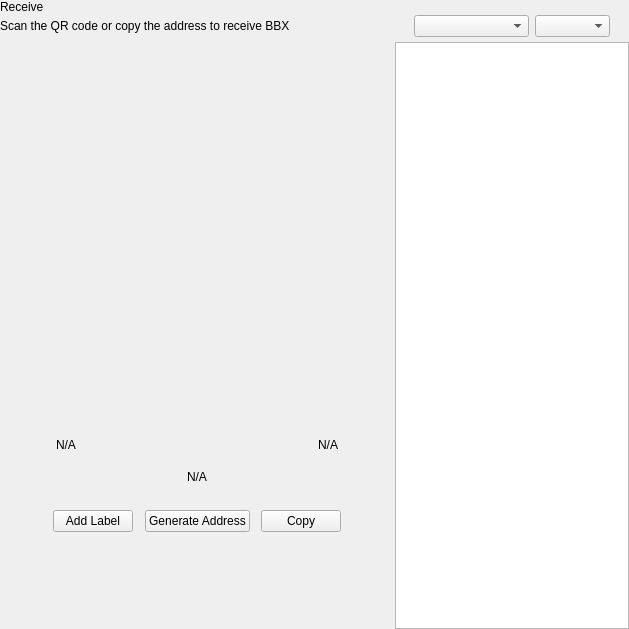
<?xml version="1.0" encoding="UTF-8"?>
<ui version="4.0">
 <class>ReceiveWidget</class>
 <widget class="QWidget" name="ReceiveWidget">
  <property name="geometry">
   <rect>
    <x>0</x>
    <y>0</y>
    <width>629</width>
    <height>629</height>
   </rect>
  </property>
  <property name="minimumSize">
   <size>
    <width>0</width>
    <height>0</height>
   </size>
  </property>
  <property name="windowTitle">
   <string>Form</string>
  </property>
  <layout class="QHBoxLayout" name="horizontalLayout_2" stretch="2,1">
   <property name="spacing">
    <number>0</number>
   </property>
   <property name="leftMargin">
    <number>0</number>
   </property>
   <property name="topMargin">
    <number>0</number>
   </property>
   <property name="rightMargin">
    <number>0</number>
   </property>
   <property name="bottomMargin">
    <number>0</number>
   </property>
   <item>
    <widget class="QWidget" name="left" native="true">
     <layout class="QVBoxLayout" name="verticalLayout_3">
      <property name="leftMargin">
       <number>0</number>
      </property>
      <property name="topMargin">
       <number>0</number>
      </property>
      <property name="rightMargin">
       <number>0</number>
      </property>
      <property name="bottomMargin">
       <number>0</number>
      </property>
      <item>
       <layout class="QVBoxLayout" name="verticalLayout_2">
        <property name="spacing">
         <number>0</number>
        </property>
        <property name="leftMargin">
         <number>0</number>
        </property>
        <item>
         <layout class="QHBoxLayout" name="horizontalLayout_3">
          <property name="spacing">
           <number>0</number>
          </property>
          <item>
           <layout class="QVBoxLayout" name="verticalLayout_4">
            <property name="spacing">
             <number>5</number>
            </property>
            <item>
             <widget class="QLabel" name="labelTitle">
              <property name="text">
               <string>Receive</string>
              </property>
             </widget>
            </item>
            <item alignment="Qt::AlignTop">
             <widget class="QLabel" name="labelSubtitle1">
              <property name="text">
               <string>Scan the QR code or copy the address to receive BBX</string>
              </property>
             </widget>
            </item>
           </layout>
          </item>
          <item>
           <spacer name="horizontalSpacer">
            <property name="orientation">
             <enum>Qt::Horizontal</enum>
            </property>
            <property name="sizeHint" stdset="0">
             <size>
              <width>40</width>
              <height>20</height>
             </size>
            </property>
           </spacer>
          </item>
         </layout>
        </item>
        <item>
         <spacer name="verticalSpacer_2">
          <property name="orientation">
           <enum>Qt::Vertical</enum>
          </property>
          <property name="sizeType">
           <enum>QSizePolicy::Expanding</enum>
          </property>
          <property name="sizeHint" stdset="0">
           <size>
            <width>20</width>
            <height>50</height>
           </size>
          </property>
         </spacer>
        </item>
        <item alignment="Qt::AlignHCenter">
         <widget class="QWidget" name="layoutQR" native="true">
          <property name="maximumSize">
           <size>
            <width>510</width>
            <height>16777215</height>
           </size>
          </property>
          <layout class="QVBoxLayout" name="verticalLayoutQr">
           <item>
            <spacer name="verticalSpacer11">
             <property name="orientation">
              <enum>Qt::Vertical</enum>
             </property>
             <property name="sizeType">
              <enum>QSizePolicy::Fixed</enum>
             </property>
             <property name="sizeHint" stdset="0">
              <size>
               <width>20</width>
               <height>20</height>
              </size>
             </property>
            </spacer>
           </item>
           <item alignment="Qt::AlignHCenter">
            <widget class="QLabel" name="labelQrImg">
             <property name="minimumSize">
              <size>
               <width>260</width>
               <height>260</height>
              </size>
             </property>
             <property name="maximumSize">
              <size>
               <width>260</width>
               <height>260</height>
              </size>
             </property>
             <property name="text">
              <string/>
             </property>
             <property name="alignment">
              <set>Qt::AlignCenter</set>
             </property>
            </widget>
           </item>
           <item>
            <spacer name="verticalSpacer_21">
             <property name="orientation">
              <enum>Qt::Vertical</enum>
             </property>
             <property name="sizeType">
              <enum>QSizePolicy::Fixed</enum>
             </property>
             <property name="sizeHint" stdset="0">
              <size>
               <width>20</width>
               <height>30</height>
              </size>
             </property>
            </spacer>
           </item>
           <item>
            <widget class="QWidget" name="widget" native="true">
             <property name="minimumSize">
              <size>
               <width>0</width>
               <height>0</height>
              </size>
             </property>
             <layout class="QHBoxLayout" name="horizontalLayout_5">
              <item>
               <widget class="QLabel" name="labelLabel">
                <property name="text">
                 <string notr="true">N/A</string>
                </property>
               </widget>
              </item>
              <item>
               <spacer name="horizontalSpacer_2">
                <property name="orientation">
                 <enum>Qt::Horizontal</enum>
                </property>
                <property name="sizeHint" stdset="0">
                 <size>
                  <width>141</width>
                  <height>20</height>
                 </size>
                </property>
               </spacer>
              </item>
              <item>
               <widget class="QLabel" name="labelDate">
                <property name="text">
                 <string notr="true">N/A</string>
                </property>
                <property name="alignment">
                 <set>Qt::AlignRight|Qt::AlignTrailing|Qt::AlignVCenter</set>
                </property>
               </widget>
              </item>
             </layout>
            </widget>
           </item>
           <item>
            <widget class="QLabel" name="labelAddress">
             <property name="sizePolicy">
              <sizepolicy hsizetype="Expanding" vsizetype="Preferred">
               <horstretch>0</horstretch>
               <verstretch>0</verstretch>
              </sizepolicy>
             </property>
             <property name="minimumSize">
              <size>
               <width>300</width>
               <height>0</height>
              </size>
             </property>
             <property name="text">
              <string notr="true">N/A</string>
             </property>
             <property name="alignment">
              <set>Qt::AlignCenter</set>
             </property>
            </widget>
           </item>
           <item>
            <spacer name="verticalSpacer_4">
             <property name="orientation">
              <enum>Qt::Vertical</enum>
             </property>
             <property name="sizeType">
              <enum>QSizePolicy::Fixed</enum>
             </property>
             <property name="sizeHint" stdset="0">
              <size>
               <width>20</width>
               <height>20</height>
              </size>
             </property>
            </spacer>
           </item>
           <item>
            <layout class="QHBoxLayout" name="horizontalLayout_4">
             <item alignment="Qt::AlignHCenter">
              <widget class="QPushButton" name="pushButtonLabel">
               <property name="focusPolicy">
                <enum>Qt::NoFocus</enum>
               </property>
               <property name="text">
                <string>Add Label</string>
               </property>
              </widget>
             </item>
             <item alignment="Qt::AlignHCenter">
              <widget class="QPushButton" name="pushButtonNewAddress">
               <property name="focusPolicy">
                <enum>Qt::NoFocus</enum>
               </property>
               <property name="text">
                <string>Generate Address</string>
               </property>
              </widget>
             </item>
             <item alignment="Qt::AlignHCenter">
              <widget class="QPushButton" name="pushButtonCopy">
               <property name="focusPolicy">
                <enum>Qt::NoFocus</enum>
               </property>
               <property name="text">
                <string>Copy</string>
               </property>
              </widget>
             </item>
            </layout>
           </item>
           <item>
            <spacer name="verticalSpacer_3">
             <property name="orientation">
              <enum>Qt::Vertical</enum>
             </property>
             <property name="sizeType">
              <enum>QSizePolicy::Expanding</enum>
             </property>
             <property name="sizeHint" stdset="0">
              <size>
               <width>20</width>
               <height>20</height>
              </size>
             </property>
            </spacer>
           </item>
          </layout>
         </widget>
        </item>
        <item>
         <spacer name="verticalSpacer">
          <property name="orientation">
           <enum>Qt::Vertical</enum>
          </property>
          <property name="sizeHint" stdset="0">
           <size>
            <width>20</width>
            <height>40</height>
           </size>
          </property>
         </spacer>
        </item>
       </layout>
      </item>
     </layout>
    </widget>
   </item>
   <item>
    <widget class="QWidget" name="right" native="true">
     <layout class="QVBoxLayout" name="verticalLayout_5">
      <property name="spacing">
       <number>0</number>
      </property>
      <property name="leftMargin">
       <number>1</number>
      </property>
      <property name="topMargin">
       <number>0</number>
      </property>
      <property name="rightMargin">
       <number>0</number>
      </property>
      <property name="bottomMargin">
       <number>0</number>
      </property>
      <item>
       <layout class="QVBoxLayout" name="container_right">
        <property name="spacing">
         <number>0</number>
        </property>
        <property name="leftMargin">
         <number>0</number>
        </property>
        <property name="rightMargin">
         <number>0</number>
        </property>
        <item>
         <layout class="QVBoxLayout" name="verticalLayout">
          <property name="spacing">
           <number>6</number>
          </property>
          <property name="leftMargin">
           <number>19</number>
          </property>
          <property name="rightMargin">
           <number>19</number>
          </property>
          <item>
           <widget class="OptionButton" name="btnRequest" native="true"/>
          </item>
          <item>
           <widget class="OptionButton" name="btnMyAddresses" native="true">
            <property name="sizePolicy">
             <sizepolicy hsizetype="Preferred" vsizetype="Minimum">
              <horstretch>0</horstretch>
              <verstretch>0</verstretch>
             </sizepolicy>
            </property>
           </widget>
          </item>
         </layout>
        </item>
        <item>
         <widget class="QWidget" name="sortWidget" native="true">
          <layout class="QHBoxLayout" name="horizontalLayout_6">
           <property name="leftMargin">
            <number>19</number>
           </property>
           <property name="rightMargin">
            <number>19</number>
           </property>
           <property name="bottomMargin">
            <number>5</number>
           </property>
           <item>
            <spacer name="horizontalSpacer_3">
             <property name="orientation">
              <enum>Qt::Horizontal</enum>
             </property>
             <property name="sizeHint" stdset="0">
              <size>
               <width>40</width>
               <height>20</height>
              </size>
             </property>
            </spacer>
           </item>
           <item>
            <widget class="QComboBox" name="comboBoxSort">
             <property name="sizePolicy">
              <sizepolicy hsizetype="Preferred" vsizetype="Fixed">
               <horstretch>0</horstretch>
               <verstretch>0</verstretch>
              </sizepolicy>
             </property>
             <property name="minimumSize">
              <size>
               <width>115</width>
               <height>0</height>
              </size>
             </property>
            </widget>
           </item>
           <item>
            <widget class="QComboBox" name="comboBoxSortOrder">
             <property name="sizePolicy">
              <sizepolicy hsizetype="Preferred" vsizetype="Fixed">
               <horstretch>0</horstretch>
               <verstretch>0</verstretch>
              </sizepolicy>
             </property>
             <property name="minimumSize">
              <size>
               <width>75</width>
               <height>0</height>
              </size>
             </property>
            </widget>
           </item>
          </layout>
         </widget>
        </item>
        <item>
         <widget class="QListView" name="listViewAddress"/>
        </item>
       </layout>
      </item>
     </layout>
    </widget>
   </item>
  </layout>
 </widget>
 <customwidgets>
  <customwidget>
   <class>OptionButton</class>
   <extends>QWidget</extends>
   <header>qt/ballotbox/optionbutton.h</header>
   <container>1</container>
  </customwidget>
 </customwidgets>
 <resources/>
 <connections/>
</ui>
